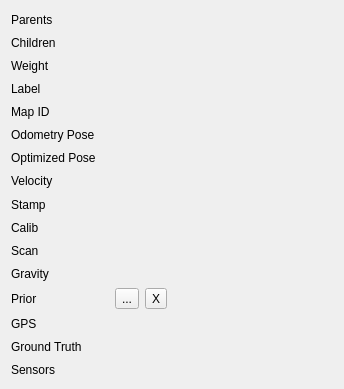
        <widget class="QWidget" name="scrollAreaWidgetContents_2">
         <property name="geometry">
          <rect>
           <x>0</x>
           <y>0</y>
           <width>344</width>
           <height>389</height>
          </rect>
         </property>
         <layout class="QGridLayout" name="gridLayout" columnstretch="0,1">
          <item row="2" column="0">
           <widget class="QLabel" name="label_childrenA_8">
            <property name="text">
             <string>Weight</string>
            </property>
           </widget>
          </item>
          <item row="11" column="0">
           <widget class="QLabel" name="label_childrenA_24">
            <property name="text">
             <string>Gravity</string>
            </property>
           </widget>
          </item>
          <item row="1" column="0">
           <widget class="QLabel" name="label_childrenA_2">
            <property name="text">
             <string>Children</string>
            </property>
           </widget>
          </item>
          <item row="15" column="1">
           <widget class="QLabel" name="label_sensorsA">
            <property name="text">
             <string/>
            </property>
            <property name="textInteractionFlags">
             <set>Qt::LinksAccessibleByMouse|Qt::TextSelectableByMouse</set>
            </property>
           </widget>
          </item>
          <item row="8" column="0">
           <widget class="QLabel" name="label_childrenA_6">
            <property name="text">
             <string>Stamp</string>
            </property>
           </widget>
          </item>
          <item row="10" column="0">
           <widget class="QLabel" name="label_childrenA_22">
            <property name="text">
             <string>Scan</string>
            </property>
           </widget>
          </item>
          <item row="15" column="0">
           <widget class="QLabel" name="label_childrenA_20">
            <property name="text">
             <string>Sensors</string>
            </property>
           </widget>
          </item>
          <item row="10" column="1">
           <widget class="QLabel" name="label_scanA">
            <property name="text">
             <string/>
            </property>
            <property name="textInteractionFlags">
             <set>Qt::LinksAccessibleByMouse|Qt::TextSelectableByMouse</set>
            </property>
           </widget>
          </item>
          <item row="5" column="0">
           <widget class="QLabel" name="label_childrenA_12">
            <property name="text">
             <string>Odometry Pose</string>
            </property>
           </widget>
          </item>
          <item row="0" column="0">
           <widget class="QLabel" name="label_parentsA_2">
            <property name="text">
             <string>Parents</string>
            </property>
           </widget>
          </item>
          <item row="2" column="1">
           <widget class="QLabel" name="label_weightA">
            <property name="text">
             <string/>
            </property>
            <property name="textInteractionFlags">
             <set>Qt::LinksAccessibleByMouse|Qt::TextSelectableByMouse</set>
            </property>
           </widget>
          </item>
          <item row="13" column="1">
           <widget class="QLabel" name="label_gpsA">
            <property name="text">
             <string/>
            </property>
            <property name="textInteractionFlags">
             <set>Qt::LinksAccessibleByMouse|Qt::TextSelectableByMouse</set>
            </property>
           </widget>
          </item>
          <item row="9" column="0">
           <widget class="QLabel" name="label_childrenA_14">
            <property name="text">
             <string>Calib</string>
            </property>
           </widget>
          </item>
          <item row="12" column="0">
           <widget class="QLabel" name="label_childrenA_28">
            <property name="text">
             <string>Prior</string>
            </property>
           </widget>
          </item>
          <item row="7" column="0">
           <widget class="QLabel" name="label_childrenA_18">
            <property name="text">
             <string>Velocity</string>
            </property>
           </widget>
          </item>
          <item row="4" column="1">
           <widget class="QLabel" name="label_mapA">
            <property name="text">
             <string/>
            </property>
            <property name="textInteractionFlags">
             <set>Qt::LinksAccessibleByMouse|Qt::TextSelectableByMouse</set>
            </property>
           </widget>
          </item>
          <item row="1" column="1">
           <widget class="QLabel" name="label_childrenA">
            <property name="text">
             <string/>
            </property>
            <property name="textInteractionFlags">
             <set>Qt::LinksAccessibleByMouse|Qt::TextSelectableByMouse</set>
            </property>
           </widget>
          </item>
          <item row="4" column="0">
           <widget class="QLabel" name="label_childrenA_10">
            <property name="text">
             <string>Map ID</string>
            </property>
           </widget>
          </item>
          <item row="13" column="0">
           <widget class="QLabel" name="label_childrenA_16">
            <property name="text">
             <string>GPS</string>
            </property>
           </widget>
          </item>
          <item row="14" column="0">
           <widget class="QLabel" name="label_childrenA_27">
            <property name="text">
             <string>Ground Truth</string>
            </property>
           </widget>
          </item>
          <item row="7" column="1">
           <widget class="QLabel" name="label_velA">
            <property name="text">
             <string/>
            </property>
            <property name="textInteractionFlags">
             <set>Qt::LinksAccessibleByMouse|Qt::TextSelectableByMouse</set>
            </property>
           </widget>
          </item>
          <item row="3" column="0">
           <widget class="QLabel" name="label_childrenA_4">
            <property name="text">
             <string>Label</string>
            </property>
           </widget>
          </item>
          <item row="5" column="1">
           <widget class="QLabel" name="label_poseA">
            <property name="text">
             <string/>
            </property>
            <property name="textInteractionFlags">
             <set>Qt::LinksAccessibleByMouse|Qt::TextSelectableByMouse</set>
            </property>
           </widget>
          </item>
          <item row="9" column="1">
           <widget class="QLabel" name="label_calibA">
            <property name="text">
             <string/>
            </property>
            <property name="textInteractionFlags">
             <set>Qt::LinksAccessibleByMouse|Qt::TextSelectableByMouse</set>
            </property>
           </widget>
          </item>
          <item row="3" column="1">
           <widget class="QLabel" name="label_labelA">
            <property name="text">
             <string/>
            </property>
            <property name="textInteractionFlags">
             <set>Qt::LinksAccessibleByMouse|Qt::TextSelectableByMouse</set>
            </property>
           </widget>
          </item>
          <item row="11" column="1">
           <widget class="QLabel" name="label_gravityA">
            <property name="text">
             <string/>
            </property>
            <property name="textInteractionFlags">
             <set>Qt::LinksAccessibleByMouse|Qt::TextSelectableByMouse</set>
            </property>
           </widget>
          </item>
          <item row="8" column="1">
           <widget class="QLabel" name="label_stampA">
            <property name="text">
             <string/>
            </property>
            <property name="textInteractionFlags">
             <set>Qt::LinksAccessibleByMouse|Qt::TextSelectableByMouse</set>
            </property>
           </widget>
          </item>
          <item row="0" column="1">
           <widget class="QLabel" name="label_parentsA">
            <property name="text">
             <string/>
            </property>
            <property name="textInteractionFlags">
             <set>Qt::LinksAccessibleByMouse|Qt::TextSelectableByMouse</set>
            </property>
           </widget>
          </item>
          <item row="14" column="1">
           <widget class="QLabel" name="label_gtA">
            <property name="text">
             <string/>
            </property>
            <property name="textInteractionFlags">
             <set>Qt::LinksAccessibleByMouse|Qt::TextSelectableByMouse</set>
            </property>
           </widget>
          </item>
          <item row="6" column="0">
           <widget class="QLabel" name="label_childrenA_30">
            <property name="text">
             <string>Optimized Pose</string>
            </property>
           </widget>
          </item>
          <item row="6" column="1">
           <widget class="QLabel" name="label_optposeA">
            <property name="text">
             <string/>
            </property>
            <property name="textInteractionFlags">
             <set>Qt::LinksAccessibleByMouse|Qt::TextSelectableByMouse</set>
            </property>
           </widget>
          </item>
          <item row="12" column="1">
           <layout class="QHBoxLayout" name="horizontalLayout_18">
            <item>
             <widget class="QLabel" name="label_priorA">
              <property name="text">
               <string/>
              </property>
              <property name="textInteractionFlags">
               <set>Qt::LinksAccessibleByMouse|Qt::TextSelectableByMouse</set>
              </property>
             </widget>
            </item>
            <item>
             <widget class="QToolButton" name="toolButton_edit_priorA">
              <property name="toolTip">
               <string>Edit Constraint</string>
              </property>
              <property name="text">
               <string>...</string>
              </property>
             </widget>
            </item>
            <item>
             <widget class="QToolButton" name="toolButton_remove_priorA">
              <property name="toolTip">
               <string>Remove Prior</string>
              </property>
              <property name="text">
               <string>X</string>
              </property>
             </widget>
            </item>
            <item>
             <spacer name="horizontalSpacer_7">
              <property name="orientation">
               <enum>Qt::Horizontal</enum>
              </property>
              <property name="sizeHint" stdset="0">
               <size>
                <width>0</width>
                <height>20</height>
               </size>
              </property>
             </spacer>
            </item>
           </layout>
          </item>
         </layout>
        </widget>
